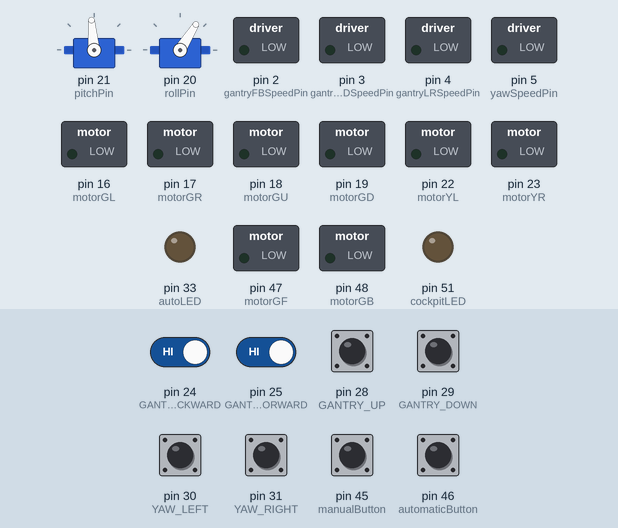
Simulated run of this sketch. Board: Arduino Mega 2560, built with avr-gcc and run on an emulated ATmega2560. Parts: 2 × servo, switched loads named in the sketch (green lamp = pin HIGH), output pins drawn as LEDs (lit = HIGH). The inputs (shaded band) are chosen by the test bench; at power-on: pin 24 (GANTRY_BACKWARD), pin 25 (GANTRY_FORWARD), pin 28 (GANTRY_UP), pin 29 (GANTRY_DOWN), pin 30 (YAW_LEFT), pin 31 (YAW_RIGHT), pin 45 (manualButton), pin 46 (automaticButton) HIGH.

Above: at 3.2 s.
3.3 s: pin 46 (automaticButton) pulled LOW for 0.15 s
At 4.1 s:
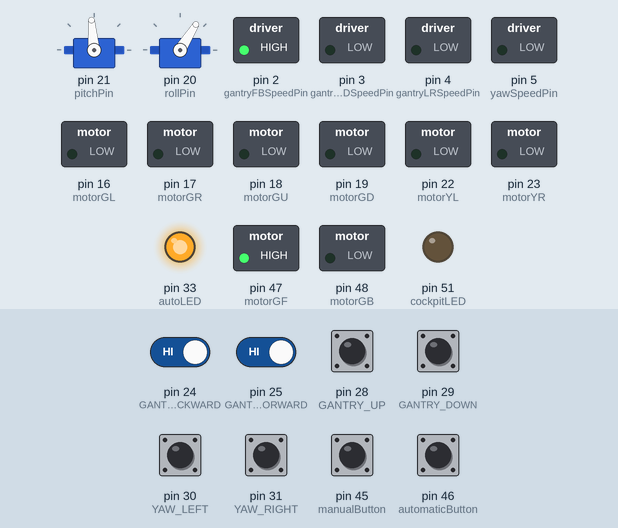
6.4 s: pin 30 (YAW_LEFT) pulled LOW for 1 s
At 7.8 s:
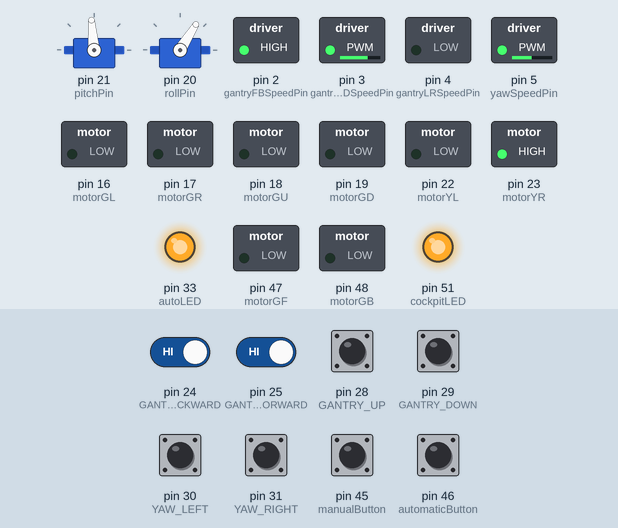
10.4 s: pin 31 (YAW_RIGHT) pulled LOW for 0.15 s
At 11.5 s:
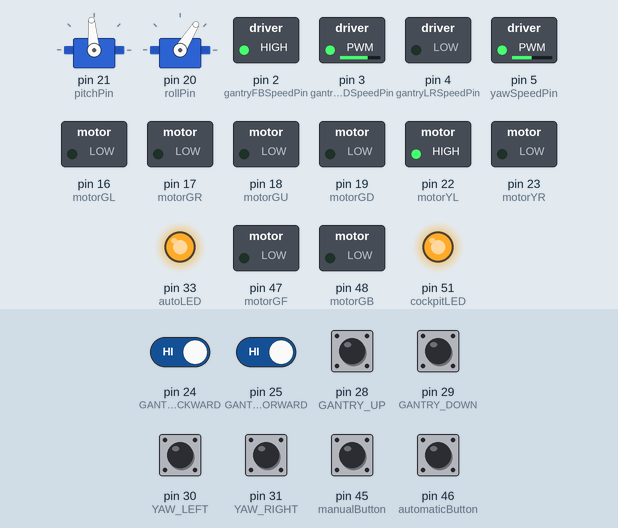
12.0 s: pin 30 (YAW_LEFT) pulled LOW for 1 s
At 15.31 s:
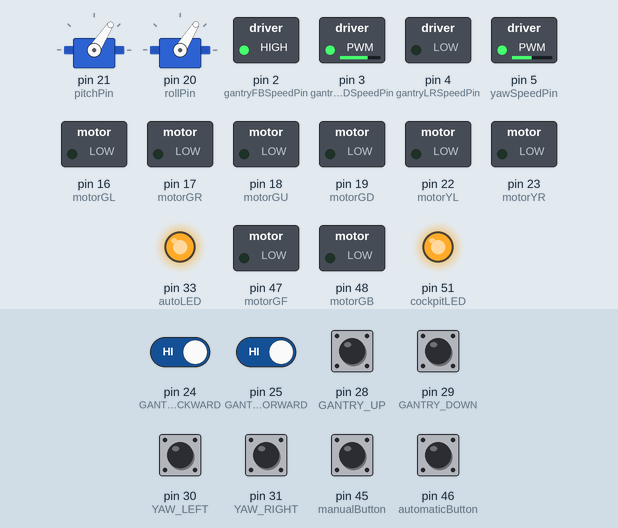
19.0 s: pin 24 (GANTRY_BACKWARD) driven LOW and pin 25 (GANTRY_FORWARD) driven LOW
22.0 s: pin 25 (GANTRY_FORWARD) driven HIGH
At 22.7 s:
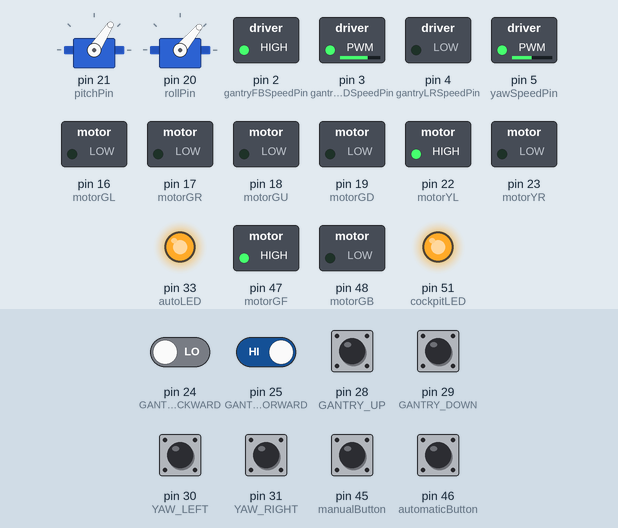
Timing chart, 0 to 26.0 s (numbered marks = the images above; inputs shaded):
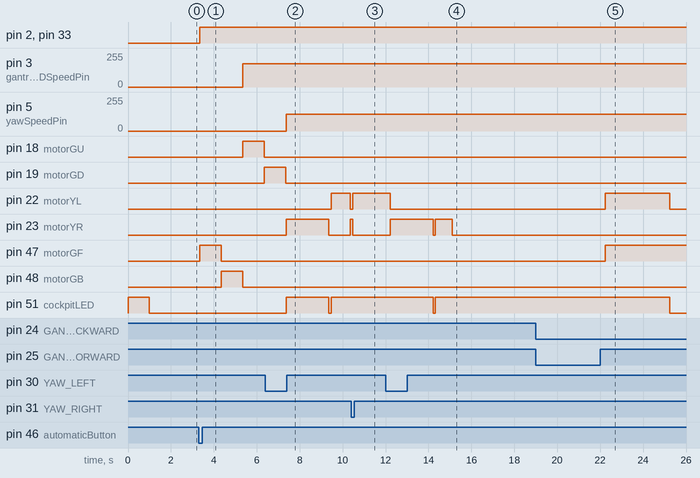

Measured:
- after the input at 3.3 s, pin 2 (gantryFBSpeedPin), pin 33 (autoLED): LOW → HIGH after 0.05 s; pin 3 (gantryUDSpeedPin): 0/255 → 175/255 after 2.1 s; pin 18 (motorGU): LOW → HIGH after 2.1 s, → LOW 1.0 s later; pin 19 (motorGD): LOW → HIGH after 3.1 s; pin 47 (motorGF): LOW → HIGH after 0.05 s, → LOW 1.0 s later
- after the input at 6.4 s, servo on pin 21 (pitchPin): stops changing and stays 95°
- after the input at 10.4 s, pin 22 (motorYL): LOW → HIGH after 0.07 s; pin 23 (motorYR): HIGH → LOW after 0.07 s instead of 0.97 s; servo on pin 21 (pitchPin): stops changing and stays 95°
- after the input at 12.0 s, pin 22 (motorYL): HIGH → LOW after 0.22 s; pin 23 (motorYR): LOW → HIGH after 0.22 s, → LOW 2.0 s later, → HIGH 0.10 s later, → LOW 0.80 s later; pin 51 (cockpitLED): HIGH → LOW after 2.2 s, → HIGH 0.10 s later
- after the input at 22.0 s, pin 47 (motorGF): LOW → HIGH after 0.23 s; pin 48 (motorGB): stays LOW (without the input it goes to HIGH after 0.23 s); servo on pin 21 (pitchPin): 57° → 100° after 3.2 s

The sketch:

MOFFET_CODE_OOP.ino
```cpp
#include <Servo.h> //Include Servo library
#include "myServo.h"
#include "Motor.h"
//Setting the pins for the motors

//Motor Speed Pins
const int gantryFBSpeedPin = 2;
const int gantryUDSpeedPin = 3;
const int gantryLRSpeedPin = 4;
const int yawSpeedPin = 5;

//Motor Speeds for PWM (int 0 - 255)
int gantryFBSpeed = 255;
int gantryUDSpeed = 175;
int gantryLRSpeed = 255;
int yawSpeed = 125;

//Limit Switches, one at each end, which turns ON when touched
const int GANTRY_FORWARD = 25;
const int GANTRY_BACKWARD = 24;
const int GANTRY_LEFT = 27;
const int GANTRY_RIGHT = 26;
const int GANTRY_UP = 28;
const int GANTRY_DOWN = 29;
const int YAW_LEFT = 30;
const int YAW_RIGHT = 31;

//Buttons, one for each direction of movement except for the gantry
const int GLB = 38;
const int GRB = 36;
const int YLB = 41;
const int YRB = 42;

//Joystick
const int GBB = 35;
const int GFB = 37;
const int GUB = 44;
const int GDB = 43;

//Buttons to select modes
const int manualButton = 45;
const int automaticButton = 46;

//LED's to display current mode
const int manualLED = 32;
const int autoLED = 33;

int checkButtons(); //to check which option to use (auto or manual)

//Used to pass whether the cockpit is moving or not (if it is, an LED turns on)
int cockPitMoving;
boolean movingReturn;

//Make motors
Motor *gantryFB = new Motor(motorGF, motorGB, gantryFBSpeedPin, GANTRY_FORWARD, GANTRY_BACKWARD, gantryFBSpeed);
Motor *gantryLR = new Motor(motorGL, motorGR, gantryLRSpeedPin, GANTRY_LEFT, GANTRY_RIGHT, gantryLRSpeed);
Motor *gantryUD = new Motor(motorGU, motorGD, gantryUDSpeedPin, GANTRY_UP, GANTRY_DOWN, gantryUDSpeed);
Motor *yaw = new Motor(motorYL, motorYR, yawSpeedPin, YAW_LEFT, YAW_RIGHT, yawSpeed);

//Setting the pin modes (input, output, and starting the serial monitor for debugging)
void setup() {
  pinMode(GANTRY_FORWARD, INPUT_PULLUP); //Limit Switches, input_pullup enables a pullup resistor
  pinMode(GANTRY_BACKWARD, INPUT_PULLUP);
  pinMode(GANTRY_LEFT, INPUT_PULLUP);
  pinMode(GANTRY_RIGHT, INPUT_PULLUP);
  pinMode(YAW_LEFT, INPUT_PULLUP);
  pinMode(YAW_RIGHT, INPUT_PULLUP);
  pinMode(GANTRY_UP, INPUT_PULLUP);
  pinMode(GANTRY_DOWN, INPUT_PULLUP);
  pinMode(motorGF, OUTPUT); //Motor Directions
  pinMode(motorGB, OUTPUT);
  pinMode(motorGU, OUTPUT);
  pinMode(motorGD, OUTPUT);
  pinMode(motorGL, OUTPUT);
  pinMode(motorGR, OUTPUT);
  pinMode(motorYL, OUTPUT);
  pinMode(motorYR, OUTPUT);
  pinMode(gantryFBSpeedPin, OUTPUT); //Motor Speeds
  pinMode(gantryUDSpeedPin, OUTPUT);
  pinMode(gantryLRSpeedPin, OUTPUT);
  pinMode(yawSpeedPin, OUTPUT);
  pinMode(GLB, INPUT_PULLUP);
  pinMode(GRB, INPUT_PULLUP);
  pinMode(GFB, INPUT_PULLUP);
  pinMode(GBB, INPUT_PULLUP);
  pinMode(GUB, INPUT_PULLUP);
  pinMode(GDB, INPUT_PULLUP);
  pinMode(YLB, INPUT_PULLUP);
  pinMode(YRB, INPUT_PULLUP);
  pinMode(cockpitLED, OUTPUT);
  pinMode(pitchLeft, INPUT_PULLUP);
  pinMode(pitchRight, INPUT_PULLUP);
  pinMode(rollLeft, INPUT_PULLUP);
  pinMode(rollRight, INPUT_PULLUP);
  pinMode(manualButton, INPUT_PULLUP);
  pinMode(automaticButton, INPUT_PULLUP);
  pinMode(autoLED, OUTPUT);
  pinMode(manualLED, OUTPUT);
  pitchServo.attach(pitchPin);
  rollServo.attach(rollPin);
  //Serial.begin(9600);
  // initialize all the readings to 0:
  /*for (int thisReading = 0; thisReading < numReadings; thisReading++)
    {
    readings[thisReading] = 0;
    }*/
  resetPitch();
  resetRoll();
  delay(1000);
}

void loop()
{
  stopAll(); //Stop everything
  digitalWrite(manualLED, LOW); //Turn LED's off
  digitalWrite(autoLED, LOW);
  int optionNumber = checkButtons(); //Check if a mode buttton is pushed
  if (optionNumber == 1) //If manual is pushed, enter manual mode
  {
    digitalWrite(manualLED, HIGH); //Turn on manual mode LED
    for (int i = 0; i < 250; i++)
    {
      manualMode(); //Run through this for about 30 seconds
    }
  }
  else if (optionNumber == 2) //Otherwise if auto button pushed, enter auto mode
  {
    digitalWrite(autoLED, HIGH);
    //Serial.println("Started automatic mode!");
    automaticMode();
  }
  else //If nothing is pushed, have servos maintain position
  {
    pitchServo.write(posP);
    rollServo.write(posR);
    delay(20);
  }
}

void automaticMode() //Function for automatic mode
{
  individualSample(); //Calls individual sample
  rollServo.write(50); //Moves the servos
  posR = 50;
  for (int i = 0; i < 30; i++) //Using a for loop so limit switches are checked repeatedly
  {
    gantryFB->moveDirectionA(); //Moves multiple motors at a time
    yaw->moveDirectionA();
    delay(100);
  }
  pitchServo.write(100);
  posP = 100;
  rollServo.write(100);
  posR = 100;
  for (int i = 0; i < 30; i++)
  {
    gantryFB->moveDirectionB();
    yaw->moveDirectionB();
    delay(100);
  }
  pitchServo.write(90);
  posP = 90;
  for (int i = 0; i < 30; i++)
  {
    gantryUD->moveDirectionB();
    //gantryLR->moveDirectionA();
    yaw->moveDirectionB();
    delay(100);
  }
  rollServo.write(40);
  posR = 40;
  pitchServo.write(40);
  posP = 60;
  for (int i = 0; i < 30; i++)
  {
    gantryUD->moveDirectionA();
    //gantryLR->moveDirectionB();
    yaw->moveDirectionA();
    delay(100);
  }
}

void individualSample() //Sample of each of the motors for a couple seconds
{
  for (int i = 0; i < 10; i++)
  {
    gantryFB->moveDirectionA(); //Move Direction A for 1 seconds
    delay(100);
  }
  gantryFB->stopMotor(); //Stop
  for (int i = 0; i < 10; i++)
  {
    gantryFB->moveDirectionB(); //Move direction B for 1 seconds
    delay(100);
  }
  gantryFB->stopMotor();
  for (int i = 0; i < 10; i++)
  {
    gantryUD->moveDirectionA(); //Move direction A for 2 seconds
    delay(100);
  }
  gantryUD->stopMotor();
  for (int i = 0; i < 10; i++)
  {
    gantryUD->moveDirectionB(); //Move direction B for 2 seconds
    delay(100);
  }
  gantryUD->stopMotor();
  //Commented out because not working
  /*for (int i = 0; i < 10; i++)
    {
    gantryLR->moveDirectionA(); //Move direction B for 5 seconds
    delay(500);
    }
    gantryLR->stopMotor();
    for (int i = 0; i < 10; i++)
    {
    gantryLR->moveDirectionB(); //Move direction B for 5 seconds
    delay(100);
    }
    gantryLR->stopMotor();
  */
  for (int i = 0; i < 10; i++)
  {
    yaw->moveDirectionA(); //Move direction A for 1 second
    delay(100);
  }
  yaw->stopMotor();
  for (int i = 0; i < 10; i++)
  {
    yaw->moveDirectionB(); //Move direction B for 1 second
    delay(100);
  }
  yaw->stopMotor();
  for (int i = 0; i < 2; i++) //Sweep servos a couple times
  {
    sweepPitchLeft();
    sweepRollLeft();
    sweepPitchRight();
    sweepRollRight();
  }
}

void manualMode() //Manual mode function checks buttons for each axis
{
  //checkGantryLR();
  //delay(20);
  checkGantryFB();
  delay(20);
  checkGantryUD();
  delay(20);
  checkYaw();
  delay(20);
  manualRoll();
  delay(20);
  manualPitch();
  delay(20);
}

void checkGantryUD() //If UD buttons are pushed, moves Up or Down
{
  pitchServo.write(posP); //Maintains servo positions
  rollServo.write(posR);
  if (digitalRead(GUB) == HIGH && digitalRead(GDB) == LOW)
  {
    gantryUD->moveDirectionB();
  }
  else if (digitalRead(GDB) == HIGH && digitalRead(GUB) == LOW)
  {
    gantryUD->moveDirectionA();
  }
  else
  {
    gantryUD->stopMotor();
  }
}

void checkGantryLR() //Same concept as Gantry UD
{
  pitchServo.write(posP);
  rollServo.write(posR);
  if (digitalRead(GLB) == HIGH && digitalRead(GRB) == LOW)
  {
    gantryLR->moveDirectionA();
  }
  else if (digitalRead(GRB) == HIGH && digitalRead(GLB) == LOW)
  {
    gantryLR->moveDirectionB();
  }
  else
  {
    gantryLR->stopMotor();
  }
}

void checkGantryFB() //Read checkGantryUD()
{
  pitchServo.write(posP);
  rollServo.write(posR);
  if (digitalRead(GFB) == HIGH && digitalRead(GBB) == LOW)
  {
    gantryFB->moveDirectionA();
  }
  else if (digitalRead(GBB) == HIGH && digitalRead(GFB) == LOW)
  {
    gantryFB->moveDirectionB();
  }
  else
  {
    gantryFB->stopMotor();
  }
}

void checkYaw() //Read checkGantryUD()
{
  pitchServo.write(posP);
  rollServo.write(posR);
  if (digitalRead(YLB) == HIGH && digitalRead(YRB) == LOW)
  {
    yaw->moveDirectionA();
  }
  else if (digitalRead(YRB) == HIGH && digitalRead(YLB) == LOW)
  {
    yaw->moveDirectionB();
  }
  else
  {
    yaw->stopMotor();
  }
}

void resetAll() //Resets each motor. resetNumber can be used to keep track of # of resets
{
  stopAll();
  //resetNumber = 0;
  //gantryLR->resetMotor();
  //resetNumber = 0;
  gantryUD->resetMotor();
  //resetNumber = 0;
  gantryFB->resetMotor();
  //resetNumber = 0;
  yaw->resetMotor();
  //resetNumber = 0;
}

void stopAll() //Stop all motors
{
  gantryFB->stopMotor();
  //gantryLR->stopMotor();
  gantryUD->stopMotor();
  yaw->stopMotor();
}

int checkButtons()
{
  int manualTimes = 0;
  int automaticTimes = 0;
  for (int i = 0; i < 5; i++) //Checks buttons 5 times, increasing int by 1 if pushed
  {
    if (digitalRead(manualButton) == LOW)
    {
      manualTimes++;
      delay(5);
    }
    else if (digitalRead(automaticButton) == LOW)
    {
      automaticTimes++;
      delay(5);
    }
    else
    {
      delay(5);
    }
  }
  //Serial.println("manualTimes: ");
  //Serial.print(manualTimes);
  //Serial.println("automaticTimes: ");
  //Serial.print(automaticTimes);
  if (manualTimes == 5) //return a value corresponding to button pushed
  {
    return 1;
  }
  else if (automaticTimes == 5)
  {
    return 2;
  }
  else
  {
    return 0;
  }
}

boolean getLEDforServo() //An accessor function to obtain whether the cockpit is being moved
{
  boolean ledState = gantryFB->getLEDM();
  if (ledState == true)
  {
    return true;
  }
  else
  {
    return false;
  }
}
```

Motor.h
```cpp
//File for class Motor

//int resetNumber = 0;
void resetAll();
void stopAll();
boolean getLED();

//Motors (5 of them). Motor-driver works with 1 PWM pin per motor and 2 direction pins.
//Motor Directions
const int motorGF = 47;
const int motorGB = 48;
const int motorGL = 16;
const int motorGR = 17;
const int motorGD = 19;
const int motorGU = 18;
const int motorYL = 22;
const int motorYR = 23;

const int cockpitLED = 51;

class Motor
{
    boolean IN_RESET;
    int directionA; //Directions for the motor to go, an output on the Arduino
    int directionB;
    int limitSwitchA; //limit switches, an input_pullup
    int limitSwitchB;
    int motorSpeed; //Speed, and PWM pin
    int speedPin;

    int MAX_SPEED = 255;
    int MIN_SPEED = 0;
    int DEFAULT_SPEED = 127;

  public:
    Motor(int dA, int dB, int sP, int lSA, int lSB, int mS) //Constructor
    {
      directionA = dA;
      directionB = dB;
      speedPin = sP;
      limitSwitchA = lSA;
      limitSwitchB = lSB;
      if (mS <= MAX_SPEED && mS >= MIN_SPEED)
      {
        motorSpeed = mS;
      }
      else
      {
        motorSpeed = DEFAULT_SPEED;
      }
      IN_RESET = false;
    }

    void moveDirectionA()
    {
      pitchServo.write(posP);
      rollServo.write(posR);
      if (digitalRead(limitSwitchA) == LOW && IN_RESET == false) //If limit switches are touched, then reset
      {
        IN_RESET = true;
        //Serial.println("Resetting.");
        resetMotor();
      }
      else //Otherwise move
      {
        digitalWrite(directionA, HIGH);
        digitalWrite(directionB, LOW);
        analogWrite(speedPin, motorSpeed);
        //Serial.println("Moving in direction A");
        //delay(1);
      }
      //Check if cockpit is moving, and turn on LED if it is
      if (digitalRead(motorYL) == HIGH || digitalRead(motorYR) == HIGH || getLED() == true)
      {
        digitalWrite(cockpitLED, HIGH);
      }
      else if (digitalRead(motorYL) == LOW && digitalRead(motorYR) == LOW && getLED() == false)
      {
        digitalWrite(cockpitLED, LOW);
      }
    }

    void moveDirectionB()
    {
      pitchServo.write(posP);
      rollServo.write(posR);
      if (digitalRead(limitSwitchB) == LOW && IN_RESET == false) //If limit switches are touched, then reset
      {
        IN_RESET = true;
        //Serial.println("Resetting.");
        resetMotor();
      }
      else //Otherwise move
      {
        digitalWrite(directionB, HIGH);
        digitalWrite(directionA, LOW);
        analogWrite(speedPin, motorSpeed);
        //Serial.println("Moving in direction B");
        //delay(1);
      }
      if (digitalRead(motorYL) == HIGH || digitalRead(motorYR) == HIGH || getLED() == true)
      {
        digitalWrite(cockpitLED, HIGH);
      }
      else if (digitalRead(motorYL) == LOW && digitalRead(motorYR) == LOW && getLED() == false)
      {
        digitalWrite(cockpitLED, LOW);
      }
    }

    void stopMotor() //Function to stop motor motion (turns off motors)
    {
      pitchServo.write(posP);
      rollServo.write(posR);
      digitalWrite(directionA, LOW);
      digitalWrite(directionB, LOW);
      if (digitalRead(motorYL) == HIGH || digitalRead(motorYR) == HIGH || getLED() == true)
      {
        digitalWrite(cockpitLED, HIGH);
      }
      else if (digitalRead(motorYL) == LOW && digitalRead(motorYR) == LOW && getLED() == false)
      {
        digitalWrite(cockpitLED, LOW);
      }
    }

    void resetMotor() //Function to reset the gantry to the starting position
    {
      stopAll();
      pitchServo.write(posP);
      rollServo.write(posR);
      boolean reset;
      reset = false;
      //resetNumber++;
      while (reset == false) //While still resetting
      {
        if (digitalRead(limitSwitchA) == LOW) //If hits the limit switch, stops
        {
          stopMotor();
          //Serial.println("Reset accomplished");
          reset = true;
          continue;
        }
        else //Otherwise keep moving towards the limit switch
        {
          //Serial.println("Still trying to reset");
          moveDirectionA();
          delay(250);
        }
      }
      //Serial.println("Moving left for two seconds after reset.");
      //Moves the other direction for 2 seconds, then exits reset
      stopMotor();
      moveDirectionB();
      delay(2000);
      stopMotor();
      IN_RESET = false;
      /*if (resetNumber >= 5)
        {
        resetAll();
        }*/
    }

    boolean getLEDM() //if yaw is moving, return true
    {
      if ((digitalRead(motorYR) == HIGH) || (digitalRead(motorYL) == HIGH))
      {
        return true;
      }
      else
      {
        return false;
      }
    }

};
```

Source omitted: myServo.h (7395 bytes)
